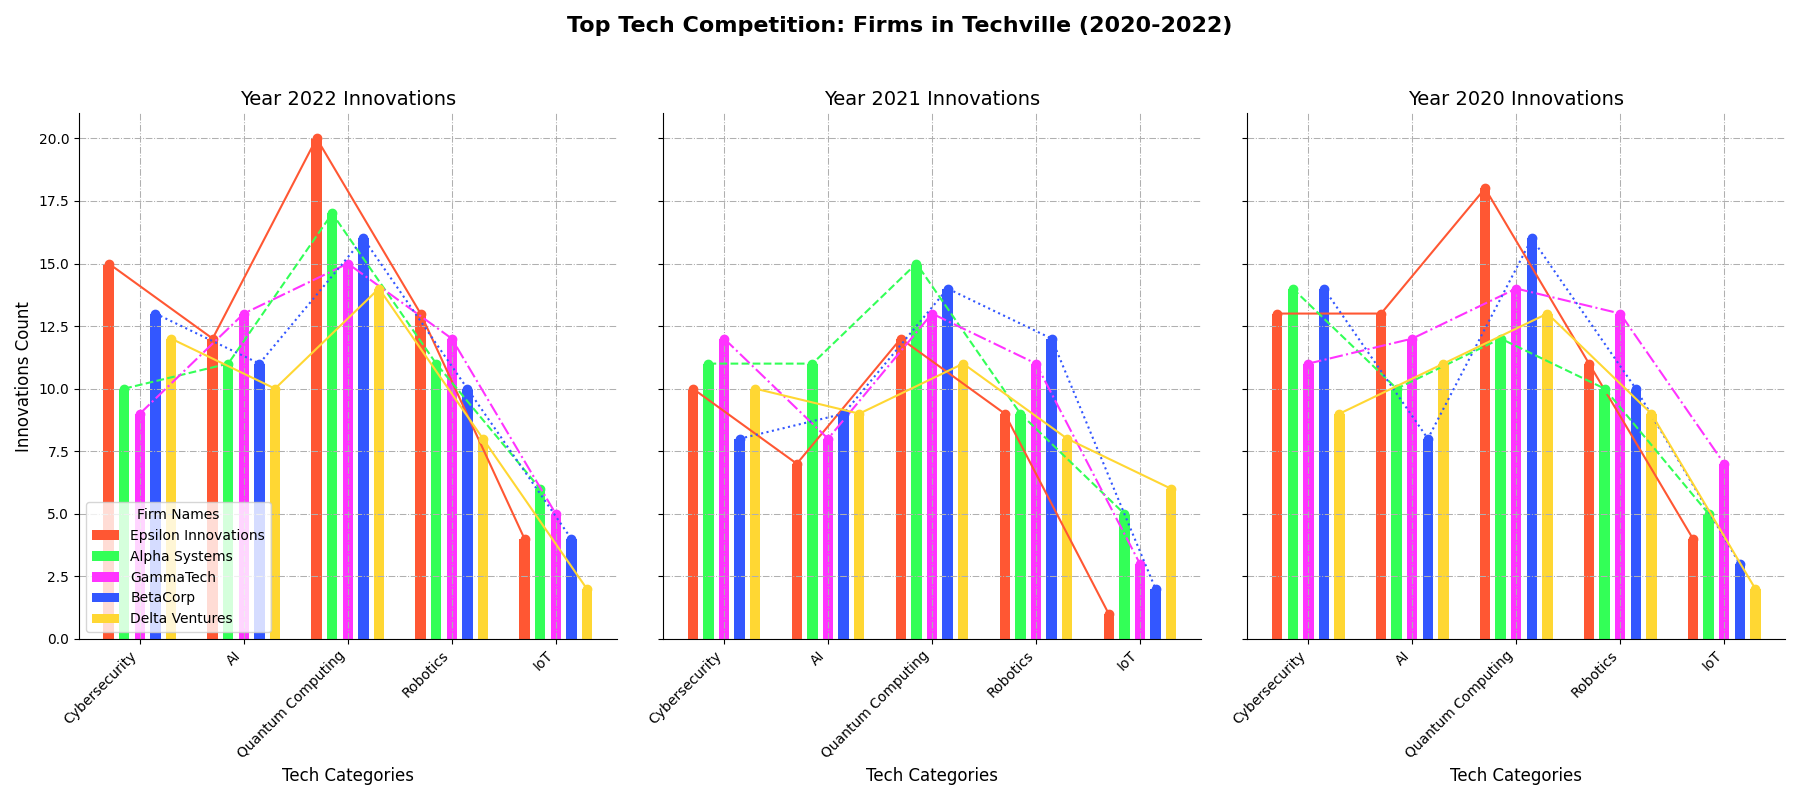

This figure's Python source:
import matplotlib.pyplot as plt
import numpy as np

companies = ['Epsilon Innovations', 'Alpha Systems', 'GammaTech', 'BetaCorp', 'Delta Ventures']
years = ['2022', '2021', '2020']
categories = ['Cybersecurity', 'AI', 'Quantum Computing', 'Robotics', 'IoT']

innovations = np.array([
    [10, 7, 12, 9, 1],    
    [11, 11, 15, 9, 5],     
    [12, 8, 13, 11, 3],     
    [8, 9, 14, 12, 2],    
    [10, 9, 11, 8, 6],     
    [13, 13, 18, 11, 4],   
    [14, 10, 12, 10, 5],    
    [11, 12, 14, 13, 7],   
    [14, 8, 16, 10, 3],    
    [9, 11, 13, 9, 2],     
    [15, 12, 20, 13, 4],   
    [10, 11, 17, 11, 6],   
    [9, 13, 15, 12, 5],   
    [13, 11, 16, 10, 4],   
    [12, 10, 14, 8, 2]  
])

fig, axes = plt.subplots(1, 3, figsize=(18, 8), sharey=True)

# Manually altered colors and line styles.
colors = ['#FF5733', '#33FF57', '#FF33FF', '#3357FF', '#FFD733']
line_styles = ['-', '--', '-.', ':', '-']

year_indices = [2, 0, 1]

for i, ax in enumerate(axes):
    year_data = innovations[year_indices[i] * len(companies):(year_indices[i] + 1) * len(companies)]
    x = np.arange(len(categories))
    
    for j in range(len(companies)):
        ax.bar(x + j * 0.15, year_data[j], width=0.1, color=colors[j], align='center', label=companies[j] if i == 0 else "")
        ax.plot(x + j * 0.15, year_data[j], linestyle=line_styles[j%len(line_styles)], marker='o', color=colors[j])

    ax.set_title(f"Year {years[i]} Innovations", fontsize=14)
    ax.set_xlabel("Tech Categories", fontsize=12)
    ax.set_xticks(x + 0.3)
    ax.set_xticklabels(categories, rotation=45, ha='right')
    ax.grid(True, linestyle='-.', linewidth=0.75)
    ax.spines['right'].set_visible(False)
    ax.spines['top'].set_visible(False)

axes[0].set_ylabel("Innovations Count", fontsize=12)
axes[0].legend(loc='lower left', fontsize=10, title='Firm Names')

fig.suptitle("Top Tech Competition: Firms in Techville (2020-2022)", fontsize=16, fontweight='bold')

plt.tight_layout(rect=[0, 0, 1, 0.95])
plt.show()
